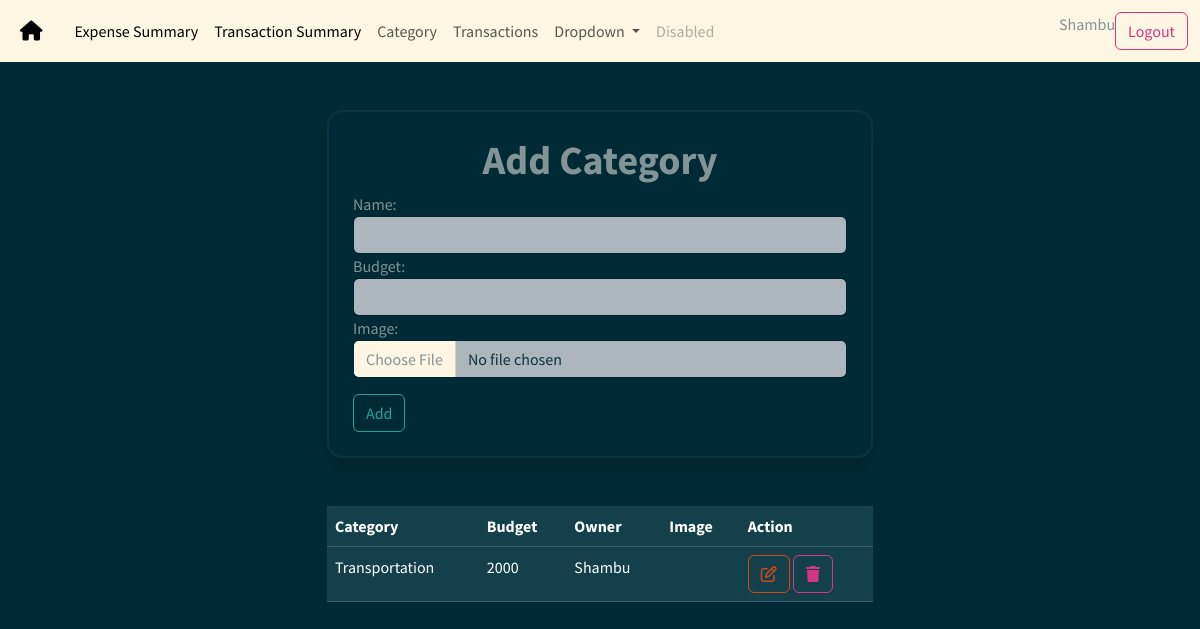
Screenshot of /category/add/ (signed in) with the database file from the repository.
### budget/models.py (models this page shows, shortened)
class Category(models.Model):
    name=models.CharField(max_length=50)
    budget=models.PositiveBigIntegerField()
    owner=models.ForeignKey(User,on_delete=models.CASCADE)
    image=models.ImageField(upload_to="c_images",default="/c_images/default.jpg")
    class Meta:
        unique_together=("name","owner")

### budget/views.py (the view, shortened to what this page needs)
# urls.py: path('category/add/',views.CategoryCreateView.as_view(),name="category-add"),
@method_decorator(signin_required,name="dispatch")
class CategoryCreateView(View):
    def get(self,request,*args,**kwargs):
        form_instance=CategoryForm(user=request.user)
        qs=Category.objects.filter(owner=request.user)
        return render(request,"category_add.html",{"form":form_instance,"categories":qs})

### budget/forms.py (shortened to what this page needs)
class CategoryForm(forms.ModelForm):
    def __init__(self,*args,**kwargs):
        self.user=kwargs.pop("user")
        return super().__init__(*args,**kwargs)
    class Meta:
        model=Category
        fields=["name","budget","image"]
        widgets={
            "name":forms.TextInput(attrs={"class":"form-control"}),
            "budget":forms.NumberInput(attrs={"class":"form-control"}),
            "image":forms.FileInput(attrs={"class":"form-control"}),
        }

### budget/templates/category_add.html (shortened to what this page needs)
{%extends 'base.html'%}
{%block main_block%}
<div class="container">
    <div class="row mt-5">
        <div class="col-3"></div>
        <div class="col-6">
            <form action=""method="post" enctype="multipart/form-data" class="border border-dark border-2 p-4 rounded rounded-4 shadow">
            <h1 align="center" class=""><b>Add Category</b></h1>
            {{form}}
            <button type="submit" class="btn btn-outline-success mt-3">Add</button>
        </form>
        </div>
        <div class="col-3"></div>
    </div>
    <div class="row mt-5">
        <div class="col-3"></div>
        <div class="col-6">
            <table class="table table-dark">
                <tr>
                    <th>Category</th>
                    <th>Budget</th>
                    <th>Owner</th>
                    <th>Image</th>
                    <th>Action</th>
                </tr>
                {%for c in categories%}
                    <tr>
                        <td>{{c.name}}</td>
                        <td>{{c.budget}}</td>
                        <td>{{c.owner}}</td>
                        <td><img src="{{c.images.url}}" alt=""></td>
                        <td>
                            <a href="{%url 'category-edit' c.id%}" class="btn btn-outline-warning"><i class="fa-regular fa-pen-to-square"></i></a>
                            <a href="{%url 'category-delete' c.id%}" class="btn btn-outline-danger"><i class="fa-solid fa-trash"></i></a>
                        </td>
                    </tr>
                {%endfor%}
            </table>
        </div>
        <div class="col-3"></div>
    </div>
</div>
{%endblock%}

### budget/templates/base.html (shortened to what this page needs)
<!DOCTYPE html>
{%load static%}
<html lang="en">
<head>
    <link rel="stylesheet" href="{%static 'css/bootstrap.min.css'%}">
    <link rel="stylesheet" href="https://cdnjs.cloudflare.com/ajax/libs/font-awesome/6.6.0/css/all.min.css" />
</head>
<body>
    <nav class="navbar navbar-expand-lg navbar-light bg-light">
        <div class="container-fluid">
          <a class="navbar-brand" href="#"><i class="fa-solid fa-house p-2"></i></a>
          <div class="collapse navbar-collapse" id="navbarSupportedContent">
            <ul class="navbar-nav me-auto mb-2 mb-lg-0">
              <li class="nav-item">
                <a class="nav-link active" aria-current="page" href="{%url 'expense-summary'%}">Expense Summary</a>
              </li>
              <li class="nav-item">
                <a class="nav-link active" aria-current="page" href="{%url 'transaction-summary'%}">Transaction Summary</a>
              </li>
              <li class="nav-item">
                <a class="nav-link" href="{%url 'category-add'%}">Category</a>
              </li>
              <li class="nav-item">
                <a class="nav-link" href="{%url 'transactions-add'%}">Transactions</a>
              </li>
              <li class="nav-item dropdown">
                <a class="nav-link dropdown-toggle" href="#" id="navbarDropdown" role="button" data-bs-toggle="dropdown" aria-expanded="false">
                  Dropdown
                </a>
              </li>
              <li class="nav-item">
                <a class="nav-link disabled" href="#" tabindex="-1" aria-disabled="true">Disabled</a>
              </li>
            </ul>
              <form class="d-flex" role="search">
              {{request.user}}
              <a href="{%url 'signout'%}" class="btn btn-outline-danger">Logout</a>
            </form>
          </div>
        </div>
      </nav>
      {%block main_block%}
      {%endblock%}
</body>
</html>

### rows the page displays
Category: name "Transportation", budget "2000", owner "Shambu"

### other values shown
{{ request.user }} "Shambu"
